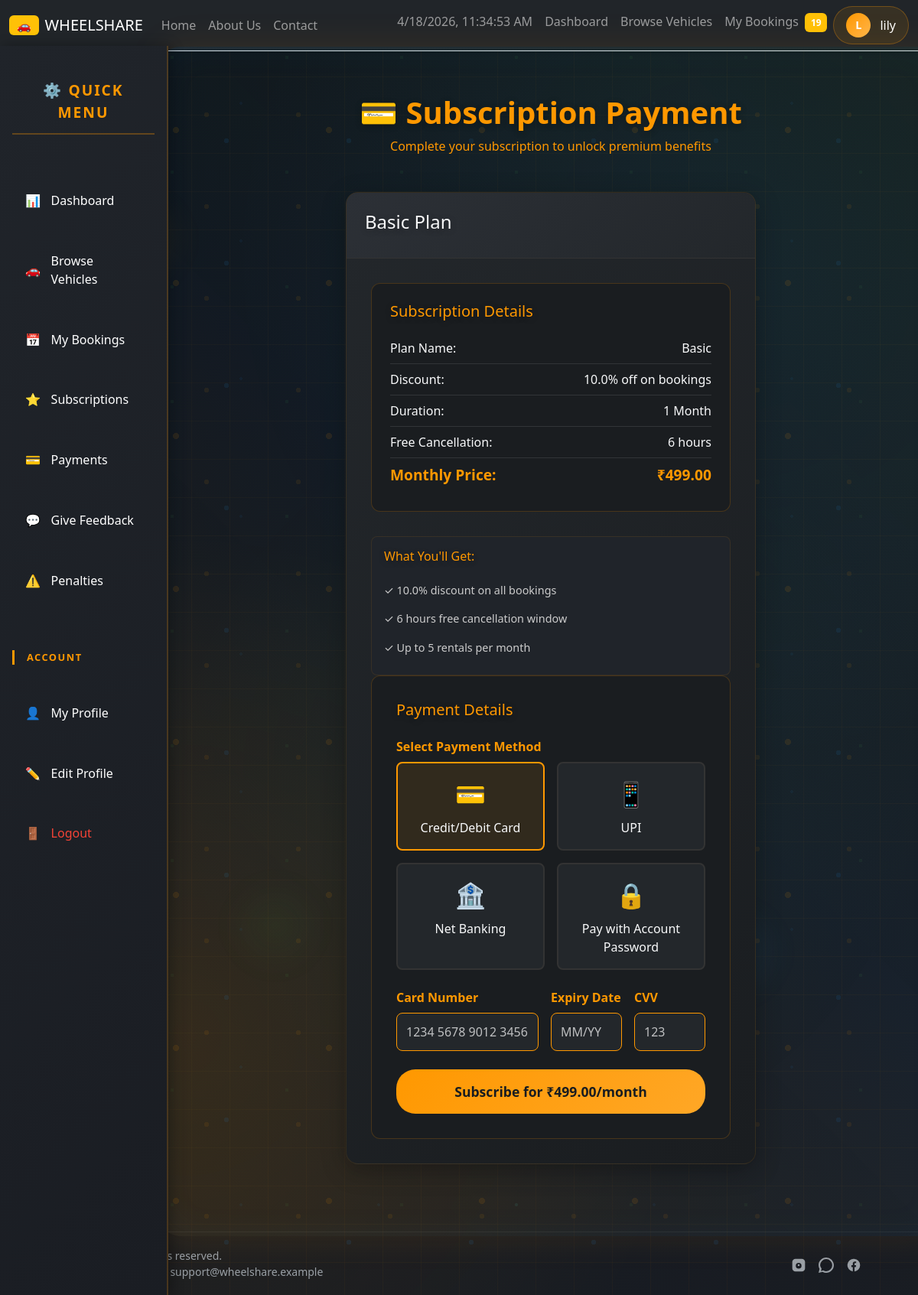
The page /pay-subscription/1 (signed in) on the database its author committed.
### models.py (models this page shows)
class SubscriptionPlan(db.Model):
    id = db.Column(db.Integer, primary_key=True)
    name = db.Column(db.String(100), nullable=False)  # Basic, Premium, Gold
    description = db.Column(db.String(500), nullable=False)
    price_per_month = db.Column(db.Float, nullable=False)
    discount_percent = db.Column(db.Float, default=0.0)  # Discount on rentals
    rental_limit_per_month = db.Column(db.Integer, nullable=True)  # None = unlimited
    priority_booking = db.Column(db.Boolean, default=False)  # Early access to new vehicles
    free_cancellation_hours = db.Column(db.Integer, default=24)  # Free cancellation within X hours
    created_date = db.Column(db.DateTime, default=db.func.now(), nullable=False)
    is_active = db.Column(db.Boolean, default=True, nullable=False)
    user_subscriptions = db.relationship('UserSubscription', backref='plan', lazy=True)

### app.py (the view, shortened to what this page needs)
@app.route('/pay-subscription/<int:plan_id>', methods=['GET', 'POST'])
@login_required
def pay_subscription(plan_id):
    plan = SubscriptionPlan.query.get_or_404(plan_id)
    user_id = session.get('user_id')
    active_subscription = UserSubscription.query.filter_by(
        user_id=user_id,
        status='Active'
    ).filter(UserSubscription.end_date > datetime.datetime.now()).first()
    if active_subscription:
        flash(f"You already have an active subscription to the '{active_subscription.plan.name}' plan. It is valid until {active_subscription.end_date.strftime('%B %d, %Y')}.", "warning")
        return redirect(url_for('view_subscriptions'))
    return render_template("subscription_payment.html", plan=plan)

### app.py (called while the page is built, shortened)
@app.before_request
def _dev_bypass_auth():
    try:
        if os.getenv('DEV_BYPASS_AUTH', '') != '1':
            return
    except Exception:
        pass

def login_required(f):
    @wraps(f)
    def decorated_function(*args, **kwargs):
        if "user_id" not in session:
            flash("Please login to access this page.", "warning")
            return redirect(url_for('login_select'))
        return f(*args, **kwargs)
    return decorated_function

### templates/subscription_payment.html (shortened to what this page needs)
{% extends 'base.html' %}
{% block content %}
<div class="payment-container">
    <div class="payment-header">
        <h1>💳 Subscription Payment</h1>
        <p>Complete your subscription to unlock premium benefits</p>
    </div>
    <div class="payment-card">
        <div class="payment-header-card">
            <h4>{{ plan.name }} Plan</h4>
        </div>
        <div class="payment-body">
            <div class="subscription-summary">
                <h5 style="color: #ff9800; margin-bottom: 1rem;">Subscription Details</h5>
                <div class="summary-row">
                    <span>Plan Name:</span>
                    <span>{{ plan.name }}</span>
                </div>
                <div class="summary-row">
                    <span>Discount:</span>
                    <span>{{ plan.discount_percent }}% off on bookings</span>
                </div>
                <div class="summary-row">
                    <span>Duration:</span>
                    <span>1 Month</span>
                </div>
                <div class="summary-row">
                    <span>Free Cancellation:</span>
                    <span>{{ plan.free_cancellation_hours }} hours</span>
                </div>
                <div class="summary-row">
                    <span><strong>Monthly Price:</strong></span>
                    <span><strong>₹{{ "%.2f"|format(plan.price_per_month) }}</strong></span>
                </div>
            </div>
            <div class="plan-benefits">
                <h6>What You'll Get:</h6>
                <div class="benefit-item">✓ {{ plan.discount_percent }}% discount on all bookings</div>
                <div class="benefit-item">✓ {{ plan.free_cancellation_hours }} hours free cancellation window</div>
                <div class="benefit-item">✓ Up to {{ plan.rental_limit_per_month or 'Unlimited' }} rentals per month</div>
            </div>
            <form method="POST" class="payment-form">
                <h5 style="color: #ff9800; margin-bottom: 1.5rem;">Payment Details</h5>
                <div class="form-group">
                    <label class="form-label">Select Payment Method</label>
                    <div class="payment-methods">
                        <div class="payment-method selected" data-method="card">
                            <span class="payment-method-icon">💳</span>
                            <span>Credit/Debit Card</span>
                        </div>
                        <div class="payment-method" data-method="upi">
                            <span class="payment-method-icon">📱</span>
                            <span>UPI</span>
                        </div>
                        <div class="payment-method" data-method="netbanking">
                            <span class="payment-method-icon">🏦</span>
                            <span>Net Banking</span>
                        </div>
                        <div class="payment-method" data-method="account">
                            <span class="payment-method-icon">🔒</span>
                            <span>Pay with Account Password</span>
                        </div>
                    </div>
                </div>
                <div id="card-details" class="card-inputs">
                    <div class="form-group">
                        <label class="form-label">Card Number</label>
                        <input type="text" class="form-control" name="card_number" placeholder="1234 5678 9012 3456" required>
                    </div>
                    <div class="form-group">
                        <label class="form-label">Expiry Date</label>
                        <input type="text" class="form-control" name="expiry_date" placeholder="MM/YY" required>
                    </div>
                    <div class="form-group">
                        <label class="form-label">CVV</label>
                        <input type="text" class="form-control" name="cvv" placeholder="123" required>
                    </div>
                </div>
                <button type="submit" class="btn-pay">
                    Subscribe for ₹{{ "%.2f"|format(plan.price_per_month) }}/month
                </button>
            </form>
        </div>
    </div>
</div>
{% endblock %}

### static/css/style.css (style rules this page uses)
:root { --bg: #0f1115; --card: #14161a; --muted: #9aa0a6; --accent: #ff7a18; }
body { color: #e6eef6; min-height: 100vh; }
.form-control::placeholder { color: #fff; opacity: 0.7; }
input::placeholder, textarea::placeholder { color: #fff; opacity: 0.7; }
h1, h2, h3, h4, h5, h6 { text-shadow: 0 2px 8px rgba(0,0,0,0.3); }

### templates/base.html (style rules this page uses)
body { background: linear-gradient(135deg, #0f1115 0%, #1a1d23 25%, #0e1014 50%, #14161a 75%, #0f1115 100%); background-size: 400% 400%; animation: subtleGradient 20s ease infinite; position: relative; overflow-x: hidden; }
body::before { content: ''; position: fixed; top: 0; left: 0; width: 100%; height: 100%; background: linear-gradient(rgba(255, 152, 0, 0.03) 1px, transparent 1px), linear-gradient(90deg, rgba(255, 152, 0, 0.03) 1px, transparent 1px), linear-gradient(45deg, rgba(33, 150, 243, 0.02) 0%, transparent 50%, rgba(76, 175, 80, 0.02) 100%), radial-gradient(circle at 20% 80%, rgba(255, 152, 0, 0.08) 0%, transparent 40%), radial-gradient(circle at 80% 20%, rgba(33, 150, 243, 0.06) 0%, transparent 40%), radial-gradient(circle at 60% 60%, rgba(76, 175, 80, 0.05) 0%, transparent 40%); background-size: 50px 50px, 50px 50px, 100% 100%, 100% 100%, 100% 100%, 100% 100%; animation: dataFlow 25s ease-in-out infinite; pointer-events: none; z-index: -1; }
body::after { content: ''; position: fixed; top: 0; left: 0; width: 100%; height: 100%; background-image: radial-gradient(circle at 25% 25%, rgba(255, 152, 0, 0.08) 3px, transparent 3px), radial-gradient(circle at 75% 75%, rgba(33, 150, 243, 0.06) 2px, transparent 2px), radial-gradient(circle at 50% 50%, rgba(76, 175, 80, 0.07) 2.5px, transparent 2.5px), radial-gradient(circle at 15% 85%, rgba(255, 152, 0, 0.1) 4px, transparent 4px), radial-gradient(circle at 85% 15%, rgba(33, 150, 243, 0.09) 3.5px, transparent 3.5px); background-size: 120px 120px, 180px 180px, 150px 150px, 200px 200px, 160px 160px; animation: particleFloat 35s linear infinite; pointer-events: none; z-index: -1; filter: blur(0.3px); }
.btn, button { transition: all 0.3s cubic-bezier(0.4, 0, 0.2, 1); }
* { transition: background-color 0.3s ease, border-color 0.3s ease; }
.container > * { animation: fadeInUp 0.6s ease-out backwards; }
.container > *:nth-child(3) { animation-delay: 0.3s; }

### rows shown on the page
SubscriptionPlan: name "Basic", discount_percent "10.0", free_cancellation_hours "6", price_per_month "499.00", rental_limit_per_month "5"
